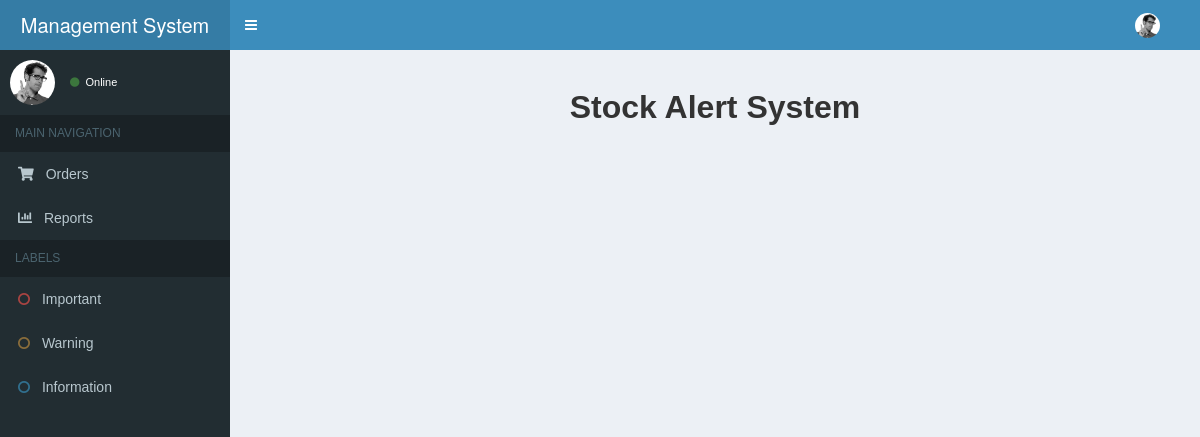
/alerts/, run on an earlier commit of the app's database.
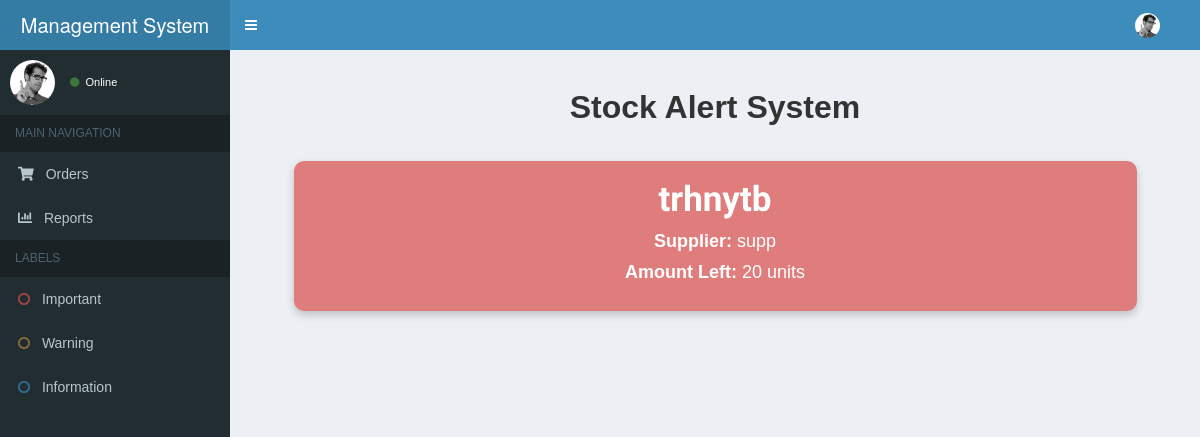
And on a later commit of the database.
### managment/models.py (models this page shows, shortened)
class Inventory(models.Model):
    product = models.ForeignKey(Product, on_delete=models.CASCADE, related_name='inventory')
    location = models.CharField(max_length=255)
    stock_level = models.IntegerField()
    low_stock_alert = models.IntegerField(default=10)  # Default alert threshold

class Product(models.Model):
    name = models.CharField(max_length=255)
    sku = models.CharField(max_length=50, unique=True)
    description = models.TextField()
    price = models.DecimalField(max_digits=10, decimal_places=2)
    supplier = models.ForeignKey(Supplier, on_delete=models.CASCADE, related_name='products')

class Supplier(models.Model):
    user = models.OneToOneField(User, on_delete=models.CASCADE, related_name='supplier_profile',null=True)
    start_date = models.DateField(auto_now_add=True , null = True)
    end_date = models.DateField(null=True, blank=True)

class User(AbstractUser):
    groups = models.ManyToManyField(
        Group,
        related_name='ecommerce_user_set',  # Add a custom related_name here
        blank=True
    )
    user_permissions = models.ManyToManyField(
        Permission,
        related_name='ecommerce_user_permissions_set',  # Add a custom related_name here
        blank=True
    )
    ROLE_CHOICES = [
        ('Admin', 'Admin'),
        ('Supplier', 'Supplier'),
    ]
    role = models.CharField(max_length=20, choices=ROLE_CHOICES)
    phone_number = models.CharField(max_length=20)

### managment/views.py (the view)
# urls.py: path('alerts/', views.alerts , name="alerts"),
def alerts(request):
    inventory = Inventory.objects.all()
    context={"inventory" : inventory}
    return render(request, 'alerts.html' , context)

### managment/context_processor.py (called while the page is built)
def global_variables(request):
    num = 0
    inventory = Inventory.objects.all()
    for item in inventory:
        if item.stock_level <= item.low_stock_alert:
            num += 1
    return{"num" : num}

### managment/templates/alerts.html (shortened to what this page needs)
{% extends 'base.html' %}
{% load static %}
{% block body %}
<head>
</head>
<div class="content-wrapper">
    <section class="content">
      <div class="row">
        <div class="container">
            <div class="title">
                Stock Alert System
            </div>
                <div class="alert-box">
                    {% for item in inventory %}
                        {% if item.stock_level <= item.low_stock_alert %}
                            <div class="product-box critical">
                                <h3>{{item.product.name}}</h3>
                                <p><strong>Supplier:</strong> {{item.product.supplier.user.username}}</p>
                                <p><strong>Amount Left:</strong> {{item.stock_level}} units</p>
                            </div>
                        {% endif %}
                    {% endfor %}
                </div>
            </div>
        </div>
      </div>
</div>
{% endblock body %}

What changed in the data, as far as the page shows it:
added Inventory: product.name "trhnytb", product.supplier.user.username "supp", stock_level "20"
